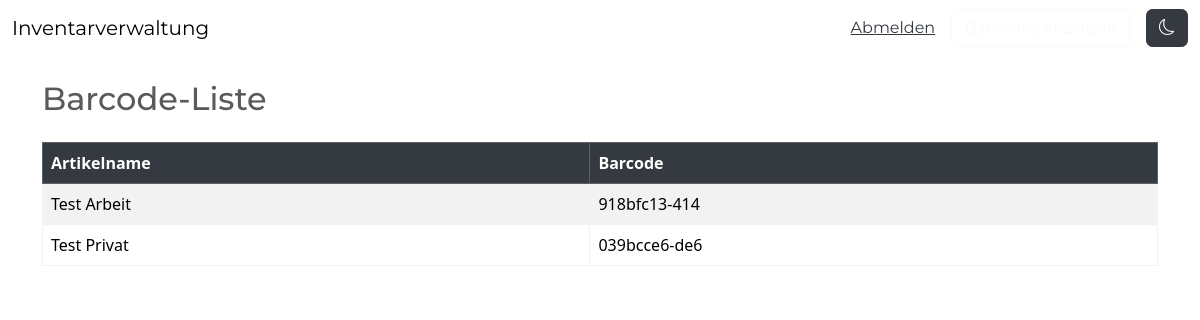
The page /barcodes/ (signed in) on the database as committed earlier.
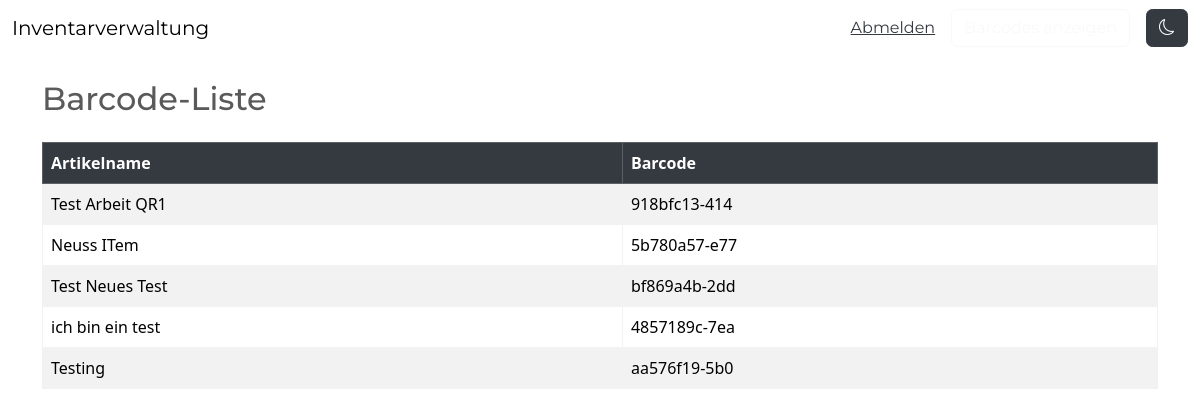
The same page on the database as committed later.
### inventory/models.py (models this page shows, shortened)
class InventoryItem(models.Model):
    name = models.CharField(max_length=200)
    description = models.TextField(blank=True, null=True, verbose_name="Beschreibung")
    quantity = models.IntegerField()
    category = models.ForeignKey('Category', on_delete=models.SET_NULL, blank=True, null=True)
    date_created = models.DateTimeField(auto_now_add=True)
    user = models.ForeignKey(User, on_delete=models.CASCADE)
    location_letter = models.CharField(max_length=1, verbose_name="Schrank", null=True, blank=True)
    location_number = models.IntegerField(verbose_name="Schublade", null=True, blank=True)
    location_shelf = models.CharField(max_length=50, verbose_name="Fach", null=True, blank=True)
    low_quantity = models.IntegerField(default=3, verbose_name="Mindestbestand")
    order_link = models.URLField(max_length=500, null=True, blank=True, verbose_name="Bestell-Link")
    barcode = models.CharField(max_length=50, unique=True, blank=True)
    barcode_text = models.TextField(blank=True, null=True)
    is_active = models.BooleanField(default=True)
    application_tags = models.ManyToManyField(ApplicationTag, blank=True)
    image = models.ImageField(upload_to='item_images/', blank=True, null=True)
    maintenance_date = models.DateField(blank=True, null=True, verbose_name="Wartungs-/Ablaufdatum")

### inventory/views.py (the view)
# urls.py: path('barcodes/', views.BarcodeListView.as_view(), name='barcode-list'),
class BarcodeListView(LoginRequiredMixin, View):
    def get(self, request):
        items = InventoryItem.objects.filter(user=request.user)
        return render(request, 'inventory/barcode_list.html', {'items': items})

### inventory/templates/inventory/barcode_list.html
{% extends 'inventory/base.html' %}
{% block content %}
<div class="container mt-4">
    <h2 class="mb-4">Barcode-Liste</h2>
    <div class="table-responsive">
        <table class="table table-bordered table-striped">
            <thead class="table-dark">
                <tr>
                    <th scope="col">Artikelname</th>
                    <th scope="col">Barcode</th>
                </tr>
            </thead>
            <tbody>
                {% if items %}
                    {% for item in items %}
                        <tr>
                            <td>{{ item.name }}</td>
                            <td>{{ item.barcode }}</td>
                        </tr>
                    {% endfor %}
                {% else %}
                    <tr>
                        <td colspan="2" class="text-center">Keine Barcodes verfügbar</td>
                    </tr>
                {% endif %}
            </tbody>
        </table>
    </div>
</div>
{% endblock %}

### inventory/templates/inventory/base.html (shortened to what this page needs)
{% load static %}
<!DOCTYPE html>
<html lang="de">
<head>
    <link href="https://bootswatch.com/5/minty/bootstrap.min.css" rel="stylesheet">
    <link href="{% static 'css/dark_mode.css' %}" rel="stylesheet" id="dark-mode-style" disabled>
    <link rel="stylesheet" href="https://cdn.jsdelivr.net/npm/bootstrap-icons@1.8.1/font/bootstrap-icons.css">
</head>
<body>
    {% include 'inventory/navigation.html' %}
    {% block content %}
    {% endblock content %}
</body>
</html>

### inventory/templates/inventory/navigation.html (shortened to what this page needs)
<nav class="navbar navbar-expand-lg">
    <div class="container-fluid">
        <a class="navbar-brand" href="{% url 'index' %}">Inventarverwaltung</a>
        <div class="collapse navbar-collapse justify-content-end" id="navbarNav">
            <ul class="navbar-nav align-items-center">
                {% if user.is_authenticated %}
                    <li class="nav-item me-3">
                        <form method="post" action="{% url 'logout' %}" style="display: inline;">
                            <a href="#" onclick="this.closest('form').submit();" class="text-dark">Abmelden</a>
                        </form>
                    </li>
                    <li class="nav-item me-3">
                        <a class="btn btn-outline-light" href="{% url 'barcode-list' %}">Barcodes anzeigen</a>
                    </li>
                {% endif %}
                <li class="nav-item">
                    <a class="btn btn-dark" onclick="switchMode()" aria-label="Dark Mode umschalten">
                        <i class="bi bi-moon"></i>
                    </a>
                </li>
            </ul>
        </div>
    </div>
</nav>

Rows that differ between the two databases and show on the page:
removed InventoryItem: name "Test Privat", barcode "039bcce6-de6"
changed InventoryItem "918bfc13-414": name "Test Arbeit" → "Test Arbeit QR1"
added InventoryItem: name "Neuss ITem", barcode "5b780a57-e77"
added InventoryItem: name "Test Neues Test", barcode "bf869a4b-2dd"
added InventoryItem: name "ich bin ein test", barcode "4857189c-7ea"
added InventoryItem: name "Testing", barcode "aa576f19-5b0"
